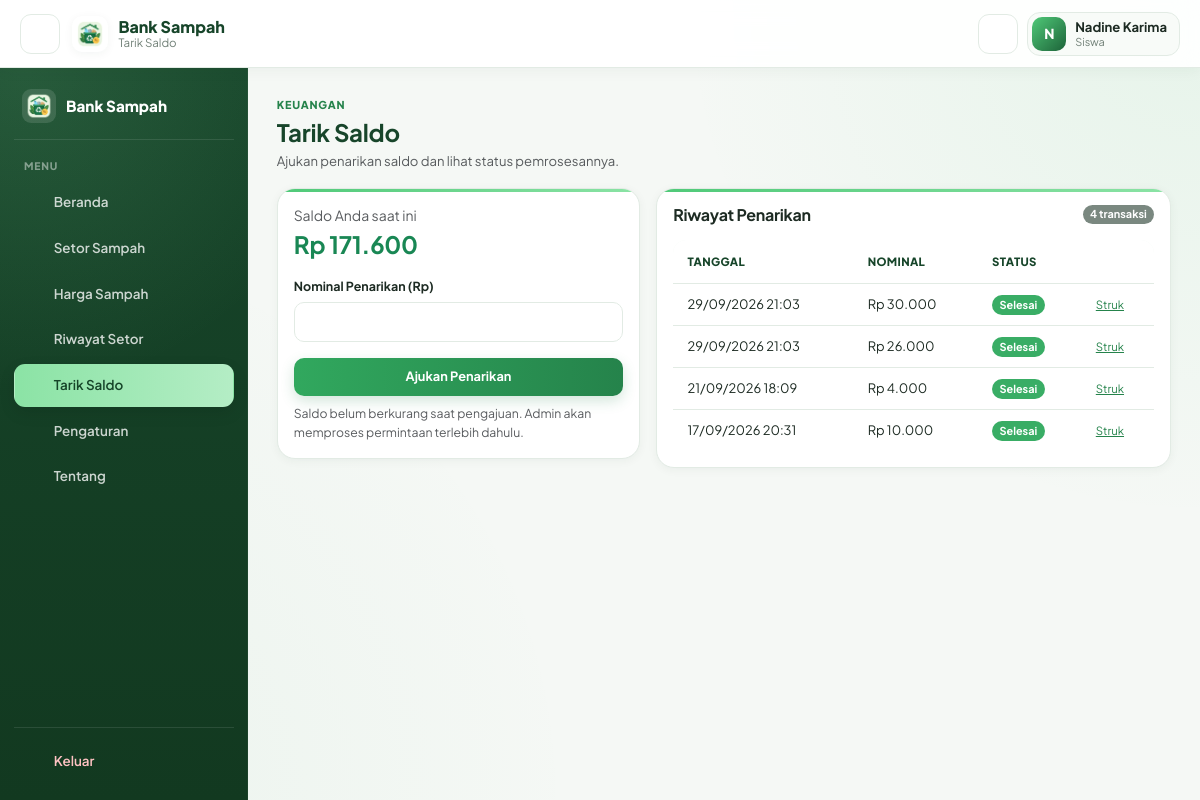
The page /anggota/tarik_saldo.php (signed in) on the database its author committed.
### tables this page shows
CREATE TABLE `users` (
  `id_user` int(11) NOT NULL,
  `nama` varchar(100) NOT NULL,
  `username` varchar(50) NOT NULL,
  `password` varchar(255) NOT NULL,
  `role` enum('admin','guru','siswa','pengepul') NOT NULL,
  `saldo` decimal(12,2) NOT NULL DEFAULT 0.00
);

CREATE TABLE `tarik_saldo` (
  `id_tarik` int(11) NOT NULL,
  `id_user` int(11) NOT NULL,
  `nominal` decimal(12,2) NOT NULL,
  `tanggal` datetime NOT NULL DEFAULT current_timestamp(),
  `status` varchar(20) NOT NULL DEFAULT 'menunggu'
);

### anggota/tarik_saldo.php (the view, shortened to what this page needs)
<?php
require_once __DIR__ . '/../includes/functions.php';
$id_user = (int) $_SESSION['id_user'];
$stmt = $pdo->prepare("SELECT saldo FROM users WHERE id_user = ?");
$stmt->execute([$id_user]);
$saldo = (float) $stmt->fetchColumn();
$stmt = $pdo->prepare("SELECT * FROM tarik_saldo WHERE id_user = ? ORDER BY id_tarik DESC");
$stmt->execute([$id_user]);
$riwayat_tarik = $stmt->fetchAll();
include __DIR__ . '/../includes/header.php';
include __DIR__ . '/../includes/sidebar_anggota.php';
?>
<main class="app-main">
    <div class="page-intro mb-3">
        <div class="eyebrow">Keuangan</div>
        <h4 class="mb-1">Tarik Saldo</h4>
        <p class="text-muted mb-0">Ajukan penarikan saldo dan lihat status pemrosesannya.</p>
    </div>
    <div class="row g-3 mb-3">
        <div class="col-md-5">
            <div class="card card-stat p-3">
                <p class="text-muted mb-1">Saldo Anda saat ini</p>
                <h4 class="text-success mb-3"><?= rupiah($saldo) ?></h4>
                <form method="POST" onsubmit="return confirm('Kirim permintaan penarikan sekarang?')" data-enter-submit>
                    <div class="mb-3">
                        <label class="form-label">Nominal Penarikan (Rp)</label>
                        <input type="number" step="10" min="10" max="<?= $saldo ?>" name="nominal"
                               class="form-control" required <?= $saldo < 10 ? 'disabled' : '' ?>>
                    </div>
                    <button type="submit" class="btn btn-success w-100" <?= $saldo < 10 ? 'disabled' : '' ?>>
                        Ajukan Penarikan
                    </button>
                </form>
                <small class="text-muted d-block mt-2">
                    Saldo belum berkurang saat pengajuan. Admin akan memproses permintaan terlebih dahulu.
                </small>
            </div>
        </div>
        <div class="col-md-7">
            <div class="card card-stat p-3">
                <div class="d-flex justify-content-between align-items-center mb-3">
                    <h6 class="mb-0">Riwayat Penarikan</h6>
                    <span class="badge bg-secondary"><?= count($riwayat_tarik) ?> transaksi</span>
                </div>
                <div class="table-responsive">
                    <table class="table table-sm align-middle">
                        <thead>
                            <tr><th>Tanggal</th><th>Nominal</th><th>Status</th><th></th></tr>
                        </thead>
                        <tbody>
                        <?php if (empty($riwayat_tarik)): ?>
                            <tr><td colspan="4" class="text-center text-muted">Belum ada riwayat penarikan</td></tr>
                        <?php else: foreach ($riwayat_tarik as $r): ?>
                            <?php $badge = ['selesai' => 'success', 'menunggu' => 'warning', 'ditolak' => 'danger']; ?>
                            <tr>
                                <td><?= date('d/m/Y H:i', strtotime($r['tanggal'])) ?></td>
                                <td><?= rupiah($r['nominal']) ?></td>
                                <td>
                                    <span class="badge bg-<?= $badge[$r['status']] ?? 'secondary' ?> text-capitalize">
                                        <?= clean($r['status']) ?>
                                    </span>
                                </td>
                                <td>
                                    <?php if ($r['status'] !== 'ditolak'): ?>
                                        <a href="struk.php?type=tarik&id=<?= (int) $r['id_tarik'] ?>" class="small">Struk</a>
                                    <?php endif; ?>
                                </td>
                            </tr>
                        <?php endforeach; endif; ?>
                        </tbody>
                    </table>
                </div>
            </div>
        </div>
    </div>
</main>
<?php include __DIR__ . '/../includes/footer.php'; ?>

### assets/css/style.css (style rules this page uses)
:root { --green-900: #17452a; --green-800: #1d6339; --green-700: #25834b; --green-600: #31a85e; --green-500: #4fc978; --green-400: #8be3a5; --green-100: #eaf8ee; --green-50: #f4fbf6; --bg: #f5f8f5; --surface: #ffffff; --surface-2: #f8fbf8; --border: #e2ebe4; --text: #1d2b23; --muted: #718077; --danger: #dc5a5a; --warning: #e3a63b; --info: #4c91d9; --sidebar: #17452a; --sidebar-2: #123920; --sidebar-text: rgba(255,255,255,.78); --sidebar-active: #8be3a5; --radius-sm: 9px; --radius-md: 13px; --radius-lg: 18px; --radius-xl: 22px; --shadow-sm: 0 2px 10px rgba(25, 65, 42, .05); --shadow-md: 0 7px 24px rgba(25, 65, 42, .08); --shadow-lg: 0 15px 38px rgba(25, 65, 42, .13); --topbar-h: 68px; --sidebar-w: 248px; }
* { box-sizing: border-box; }
html, body { min-height: 100%; }
body { margin: 0; font-family: 'Plus Jakarta Sans', 'Segoe UI', system-ui, sans-serif; color: var(--text); background: radial-gradient(circle at 100% 0%, rgba(79,201,120,.09), transparent 36%), radial-gradient(circle at 0% 100%, rgba(49,168,94,.055), transparent 40%), var(--bg); font-size: 14px; line-height: 1.55; }
a { color: var(--green-700); }
button, input, select, textarea { font: inherit; }
h1,h2,h3,h4,h5,h6 { color: var(--text); font-weight: 700; letter-spacing: -.25px; }
.app-main { flex: 1 1 auto; min-width: 0; min-height: calc(100vh - var(--topbar-h)); padding: 1.55rem 1.8rem 2rem; overflow-y: auto; }
.page-intro { margin-bottom: 1.25rem; }
.page-intro h1, .page-intro h2, .page-intro h3, .page-intro h4 { margin-bottom: .2rem; color: var(--green-900); }
.page-intro p { margin-bottom: 0; color: var(--muted); font-size: .82rem; }
.eyebrow { display: inline-flex; align-items: center; gap: .35rem; margin-bottom: .3rem; color: var(--green-700); font-size: .68rem; font-weight: 800; letter-spacing: .8px; text-transform: uppercase; }
.card, .card-stat, .dashboard-quick-card { border: 1px solid var(--border); border-radius: var(--radius-lg); background: var(--surface); box-shadow: var(--shadow-sm); }
.card { overflow: hidden; }
.card-stat { min-height: 135px; padding: 1rem; position: relative; overflow: hidden; transition: .18s ease; }
.card-stat::before { content: ''; position: absolute; left: 0; top: 0; width: 100%; height: 3px; background: linear-gradient(90deg, var(--green-500), var(--green-400)); }
.table-responsive { border-radius: var(--radius-md); }
.table { margin-bottom: 0; border-collapse: separate; border-spacing: 0; }
.table thead { background: var(--green-50); }
.table thead th { padding: .78rem .9rem; border-bottom: 1px solid var(--border); color: var(--green-900); font-size: .71rem; font-weight: 800; letter-spacing: .35px; text-transform: uppercase; white-space: nowrap; }
.table tbody td { padding: .78rem .9rem; border-color: var(--border); color: var(--text); vertical-align: middle; font-size: .81rem; }
.table tbody tr:last-child td { border-bottom: 0; }
.table-sm tbody td { padding-top: .62rem; padding-bottom: .62rem; }
.btn { min-height: 38px; border-radius: 10px; padding: .48rem .9rem; font-size: .8rem; font-weight: 700; transition: .16s ease; }
.btn-success { border: 0; color: #fff; background: linear-gradient(90deg, var(--green-600), var(--green-700)); box-shadow: 0 5px 14px rgba(37,131,75,.2); }
.form-label { margin-bottom: .35rem; color: var(--text); font-size: .78rem; font-weight: 700; }
.form-control, .form-select { min-height: 40px; border: 1px solid var(--border); border-radius: 10px; padding: .55rem .75rem; color: var(--text); background: var(--surface); font-size: .81rem; }
.form-control::placeholder { color: #9aa79f; }
.badge { padding: .4em .68em; border-radius: 999px; font-size: .68rem; font-weight: 700; }
.badge.bg-success { background: #39ad65 !important; }
.badge.bg-secondary { background: #7a8880 !important; }
:root { --gold-500: #e8b923; --gold-100: #fbf1cc; }

### rows shown on the page
users: saldo "Rp 171.600"
tarik_saldo: tanggal "29/09/2026 21:03", nominal "Rp 30.000", status "Selesai"
tarik_saldo: tanggal "29/09/2026 21:03", nominal "Rp 26.000", status "Selesai"
tarik_saldo: tanggal "21/09/2026 18:09", nominal "Rp 4.000", status "Selesai"
tarik_saldo: tanggal "17/09/2026 20:31", nominal "Rp 10.000", status "Selesai"

### other values the page prints
$page_title "Tarik Saldo"
$inisial "N"
$nama_user "Nadine Karima"
$role_user "Siswa"
count($riwayat_tarik) "4"
